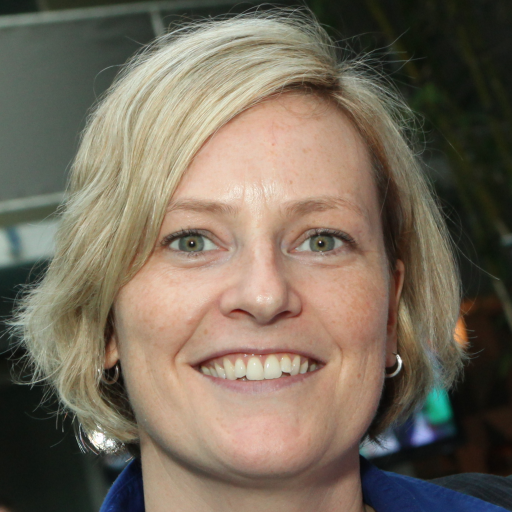
#> input picture UGATIT/dataset/ffhq2anime/trainA/00018.png, 1024 x 1024 px (shown at 1/2 size); its folder holds only this picture in this run
$ python edge_smooth.py
#> lines starting #> are read from the running program, lines starting #| are printed output that depends on the picture; after the words box and inside, x2 and y2 are one past the last pixel; in counts of white or black regions, pixels touching at a corner belong together
# The edge_smooth.py is from taki0112/CartoonGAN-Tensorflow https://github.com/taki0112/CartoonGAN-Tensorflow#2-do-edge_smooth
import numpy as np
import cv2, os, argparse
from glob import glob
from tqdm import tqdm

def parse_args():
    desc = "Edge smoothed"
    parser = argparse.ArgumentParser(description=desc)
    parser.add_argument('--src-dir', type=str, default='data/ffhq2anime/trainA', help='dataset_dir')
    parser.add_argument('--tgt-dir', type=str, default='data/ffhq2anime/trainA/smooth', help='dataset_dir')
    parser.add_argument('--img_size', type=int, default=256, help='The size of image')

    return parser.parse_args()

def make_edge_smooth(src_dir, tgt_dir, img_size) :

#> called with src_dir = 'data/ffhq2anime/trainA', tgt_dir = 'data/ffhq2anime/trainA/smooth', img_size = 256
    file_list = glob(f'{src_dir}/*.*')
    save_dir = f'{tgt_dir}'

    kernel_size = 5
    kernel = np.ones((kernel_size, kernel_size), np.uint8)
    gauss = cv2.getGaussianKernel(kernel_size, 0)
    gauss = gauss * gauss.transpose(1, 0)

    for f in tqdm(file_list):
        file_name = os.path.basename(f)

        bgr_img = cv2.imread(f)
#> bgr_img is the input picture: shape (1024, 1024, 3); mean B, G, R 90.9, 106.2, 117.2
        gray_img = cv2.imread(f, 0)
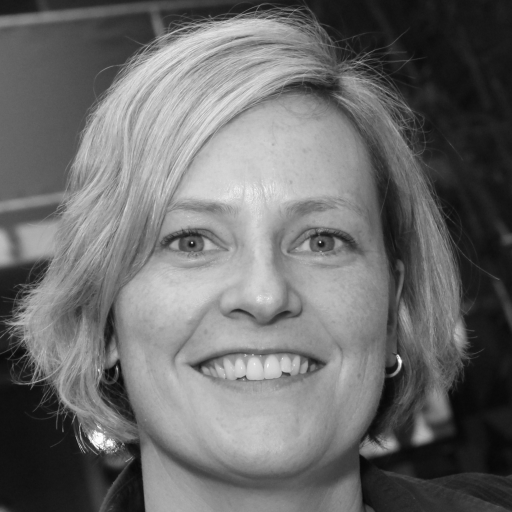
#> gray_img: shape (1024, 1024) (shown at 1/2 size); min 6, max 255, mean 107.2

        bgr_img = cv2.resize(bgr_img, (img_size, img_size))
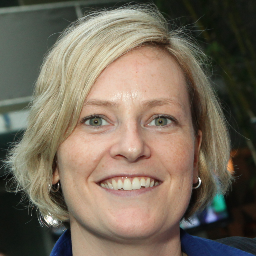
#> bgr_img: shape (256, 256, 3); mean B, G, R 91, 106.3, 117.3
        pad_img = np.pad(bgr_img, ((2, 2), (2, 2), (0, 0)), mode='reflect')
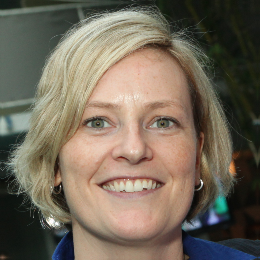
#> pad_img: shape (260, 260, 3); mean B, G, R 89.8, 104.8, 115.4
        gray_img = cv2.resize(gray_img, (img_size, img_size))
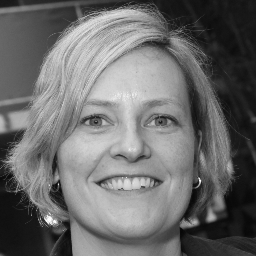
#> gray_img: shape (256, 256); min 7, max 253, mean 107.4

        edges = cv2.Canny(gray_img, 100, 200)
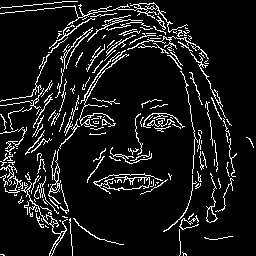
#> edges: shape (256, 256); 9.5% white in thin lines or dots
        dilation = cv2.dilate(edges, kernel)
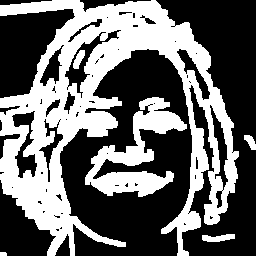
#> dilation: shape (256, 256); 41.1% white; 6 white regions, box (x1, y1, x2, y2) and area: (0, 0, 239, 256) 22697, (85, 97, 187, 197) 3808, (202, 234, 235, 242) 186, (73, 50, 85, 69) 129, (244, 135, 256, 150) 108, (0, 252, 7, 256) 27

        gauss_img = np.copy(bgr_img)
        idx = np.where(dilation != 0)
#> idx = 26955 positions, rows 0 to 255, columns 0 to 255
        for i in range(np.sum(dilation != 0)):
            gauss_img[idx[0][i], idx[1][i], 0] = np.sum(
                np.multiply(pad_img[idx[0][i]:idx[0][i] + kernel_size, idx[1][i]:idx[1][i] + kernel_size, 0], gauss))
            gauss_img[idx[0][i], idx[1][i], 1] = np.sum(
                np.multiply(pad_img[idx[0][i]:idx[0][i] + kernel_size, idx[1][i]:idx[1][i] + kernel_size, 1], gauss))
            gauss_img[idx[0][i], idx[1][i], 2] = np.sum(
                np.multiply(pad_img[idx[0][i]:idx[0][i] + kernel_size, idx[1][i]:idx[1][i] + kernel_size, 2], gauss))
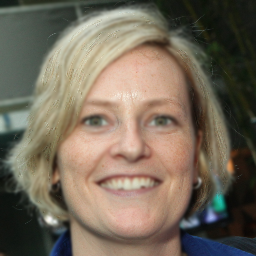
#> gauss_img: shape (256, 256, 3); mean B, G, R 90.8, 106.2, 117.2

        cv2.imwrite(os.path.join(save_dir, file_name), gauss_img)

"""main"""
def main():
    # parse arguments
    args = parse_args()
    if args is None:
        exit()

    make_edge_smooth(args.src_dir, args.tgt_dir, args.img_size)


if __name__ == '__main__':
    main()
